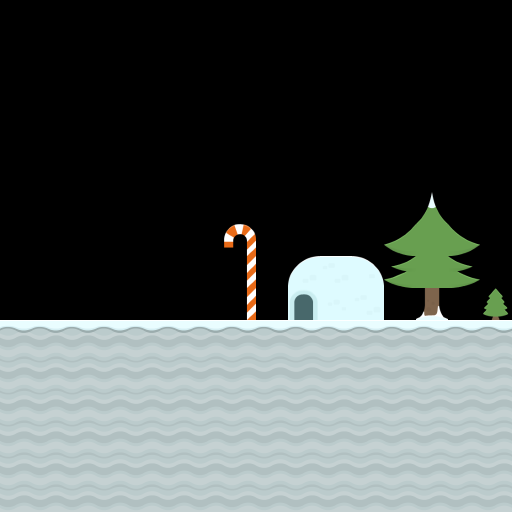

A 2D game scene composited from a Tiled map and its tileset images. What follows is a short description and the map's XML, with every tile layer's data as written:
An orthogonal 16x16 tile map with 32x32 px tiles, 2 tile layers (Background, Foreground), 2 tilesets and 5 objects (Finish, Start, End, Size).

<map version="1.10" tiledversion="1.11.2" orientation="orthogonal" renderorder="right-down" width="16" height="16" tilewidth="32" tileheight="32" infinite="0" nextlayerid="6" nextobjectid="10">
 <editorsettings>
  <export target="Finish.lua" format="lua" />
 </editorsettings>
 <tileset firstgid="1" name="Ground" tilewidth="32" tileheight="32" tilecount="128" columns="8">
  <image source="../../Art/Kenney/Platformer Pack Redux (360 assets)/Spritesheets/spritesheet_ground_32px.png" width="256" height="512" />
 </tileset>
 <tileset firstgid="129" name="Ice" tilewidth="32" tileheight="32" tilecount="98" columns="14">
  <image source="../../Art/Kenney/kenney_platformer-art-winter/sheet_32px.png" width="448" height="224" />
 </tileset>
 <layer id="2" name="Background" width="16" height="16">
  <data encoding="csv">
0,0,0,0,0,0,0,0,0,0,0,0,0,0,0,0,
0,0,0,0,0,0,0,0,0,0,0,0,0,0,0,0,
0,0,0,0,0,0,0,0,0,0,0,0,0,0,0,0,
0,0,0,0,0,0,0,0,0,0,0,0,0,0,0,0,
0,0,0,0,0,0,0,0,0,0,0,0,0,0,0,0,
0,0,0,0,0,0,0,0,0,0,0,0,0,0,0,0,
0,0,0,0,0,0,0,0,0,0,0,0,0,0,0,0,
0,0,0,0,0,0,0,0,0,0,0,0,0,0,0,0,
0,0,0,0,0,0,0,0,0,168,169,170,0,0,0,0,
0,0,0,0,0,0,0,0,0,184,183,182,0,0,0,0,
0,0,0,0,0,0,0,0,0,0,0,0,0,0,0,0,
0,0,0,0,0,0,0,0,0,0,0,0,0,0,0,0,
0,0,0,0,0,0,0,0,0,0,0,0,0,0,0,0,
0,0,0,0,0,0,0,0,0,0,0,0,0,0,0,0,
0,0,0,0,0,0,0,0,0,0,0,0,0,0,0,0,
0,0,0,0,0,0,0,0,0,0,0,0,0,0,0,0
</data>
 </layer>
 <layer id="1" name="Foreground" width="16" height="16">
  <data encoding="csv">
0,0,0,0,0,0,0,0,0,0,0,0,0,0,0,0,
0,0,0,0,0,0,0,0,0,0,0,0,0,0,0,0,
0,0,0,0,0,0,0,0,0,0,0,0,0,0,0,0,
0,0,0,0,0,0,0,0,0,0,0,0,0,0,0,0,
0,0,0,0,0,0,0,0,0,0,0,0,0,0,0,0,
0,0,0,0,0,0,0,0,0,0,0,0,0,0,0,0,
0,0,0,0,0,0,0,0,0,0,0,0,0,213,0,0,
0,0,0,0,0,0,0,2147483839,0,0,0,0,207,222,209,0,
0,0,0,0,0,0,0,2147483841,0,0,0,0,221,222,223,0,
0,0,0,0,0,0,0,2147483841,0,0,0,0,0,215,0,212,
60,60,60,60,60,60,60,60,60,60,60,60,60,60,60,60,
53,53,53,53,53,53,53,53,53,53,53,53,53,53,53,53,
53,53,53,53,53,53,53,53,53,53,53,53,53,53,53,53,
53,53,53,53,53,53,53,53,53,53,53,53,53,53,53,53,
53,53,53,53,53,53,53,53,53,53,53,53,53,53,53,53,
53,53,53,53,53,53,53,53,53,53,53,53,53,53,53,53
</data>
 </layer>
 <group id="3" name="Objects" visible="0">
  <objectgroup id="5" name="Markers" offsetx="32" offsety="0">
   <object id="2" name="Finish" x="224" y="224" width="32" height="96" />
   <object id="3" name="Start" x="0" y="320" width="32" height="32" />
   <object id="5" name="End" x="480" y="320" width="32" height="32" />
   <object id="7" name="Size" x="512" y="512" width="32" height="32" />
  </objectgroup>
  <objectgroup id="4" name="ground_Collision">
   <object id="1" x="0" y="320" width="512" height="192" />
  </objectgroup>
 </group>
</map>
